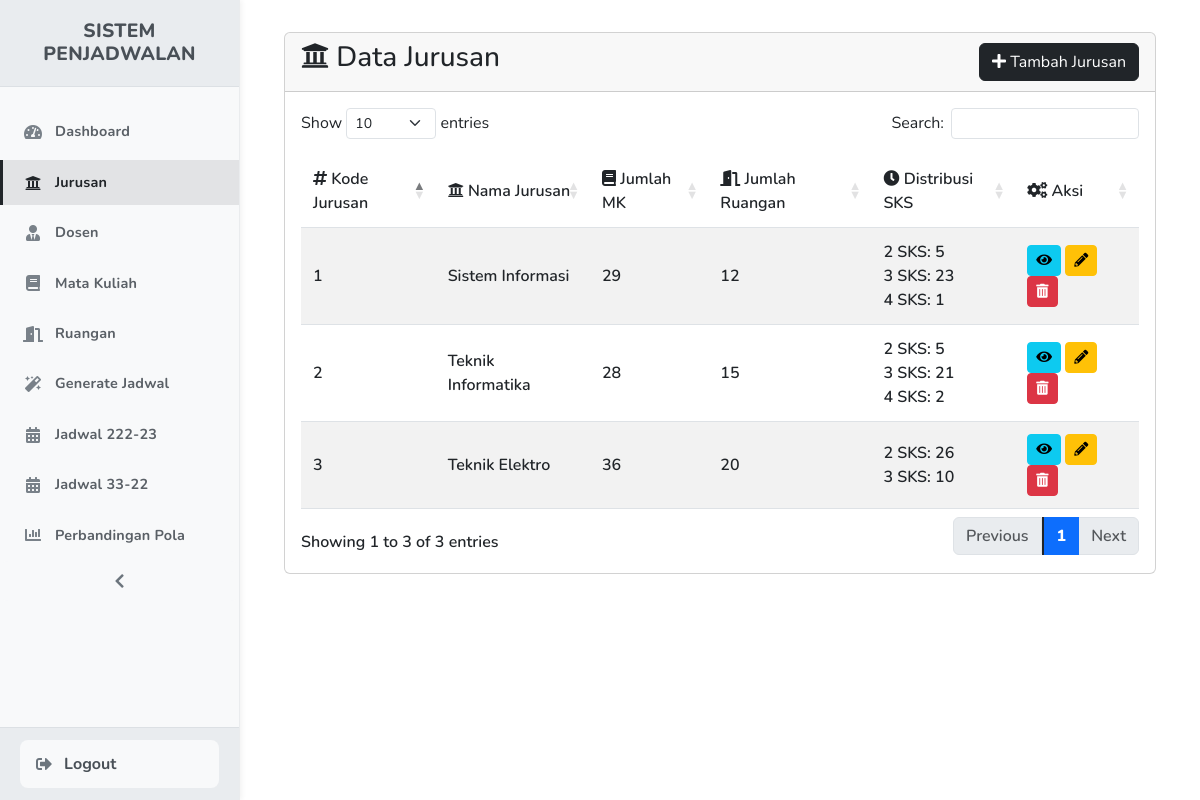
Page /admin/jurusan.php (signed in) on the committed database.
### tables this page shows
CREATE TABLE `jurusan` (
  `kode_jurusan` varchar(10) NOT NULL,
  `nama_jurusan` varchar(100) NOT NULL
);

### admin/jurusan.php (the view, shortened to what this page needs)
<?php
require_once 'config/database.php';
$sql = "SELECT j.*,
        (SELECT COUNT(*) FROM mata_kuliah WHERE kode_jurusan = j.kode_jurusan) as jumlah_mk,
        (SELECT COUNT(*) FROM ruangan WHERE kode_jurusan = j.kode_jurusan) as jumlah_ruangan
        FROM jurusan j
        ORDER BY j.kode_jurusan";
$result = mysqli_query($conn, $sql);
$sks_distributions = [];
while ($row = mysqli_fetch_assoc($result)) {
    $kode_jurusan = $row['kode_jurusan'];
    $sks_query = "SELECT sks, COUNT(*) as jumlah
                  FROM mata_kuliah
                  WHERE kode_jurusan = ?
                  GROUP BY sks
                  ORDER BY sks";
    $stmt = mysqli_prepare($conn, $sks_query);
    mysqli_stmt_bind_param($stmt, "s", $kode_jurusan);
    mysqli_stmt_execute($stmt);
    $sks_result = mysqli_stmt_get_result($stmt);
    $distribution = [];
    while ($sks_row = mysqli_fetch_assoc($sks_result)) {
        $distribution[] = $sks_row['sks'] . " SKS: " . $sks_row['jumlah'];
    }
    $sks_distributions[$kode_jurusan] = implode("<br>", $distribution);
}
mysqli_data_seek($result, 0);
?>
<!DOCTYPE html>
<html lang="id">
<head>
    <link href="https://cdn.jsdelivr.net/npm/bootstrap@5.3.0/dist/css/bootstrap.min.css" rel="stylesheet">
    <link href="https://cdnjs.cloudflare.com/ajax/libs/font-awesome/6.0.0/css/all.min.css" rel="stylesheet">
    <link rel="stylesheet" href="assets/css/sidebar.css">
    <link rel="stylesheet" href="https://cdn.datatables.net/1.13.7/css/dataTables.bootstrap5.min.css">
    <link rel="stylesheet" href="https://cdn.datatables.net/responsive/2.5.0/css/responsive.bootstrap5.min.css">
    <link rel="stylesheet" href="https://cdn.jsdelivr.net/npm/sweetalert2@11.7.32/dist/sweetalert2.min.css">
    <link href="https://cdn.jsdelivr.net/npm/select2-bootstrap-5-theme@1.3.0/dist/select2-bootstrap-5-theme.min.css" rel="stylesheet" />
    <link rel="stylesheet" href="assets/css/jurusan.css">
</head>
<body>
    <?php include 'sidebar.php'; ?>
    <div class="main-content">
        <div class="container">
            <div class="row">
                <div class="col-md-12">
                    <div class="card">
                        <div class="card-header d-flex justify-content-between align-items-center">
                            <h3><i class="fas fa-university"></i> Data Jurusan</h3>
                            <button type="button" class="btn btn-dark" data-bs-toggle="modal" data-bs-target="#addModal">
                                <i class="fas fa-plus"></i> Tambah Jurusan
                            </button>
                        </div>
                        <div class="card-body">
                            <div class="table-responsive">
                                <table class="table table-striped" id="jurusanTable">
                                    <thead>
                                        <tr>
                                            <th><i class="fas fa-hashtag"></i> Kode Jurusan</th>
                                            <th><i class="fas fa-university"></i> Nama Jurusan</th>
                                            <th><i class="fas fa-book"></i> Jumlah MK</th>
                                            <th><i class="fas fa-door-open"></i> Jumlah Ruangan</th>
                                            <th><i class="fas fa-clock"></i> Distribusi SKS</th>
                                            <th><i class="fas fa-cogs"></i> Aksi</th>
                                        </tr>
                                    </thead>
                                    <tbody>
                                        <?php
                                        while ($row = mysqli_fetch_assoc($result)) {
                                            echo "<tr>";
                                            echo "<td>" . $row['kode_jurusan'] . "</td>";
                                            echo "<td>" . $row['nama_jurusan'] . "</td>";
                                            echo "<td>" . $row['jumlah_mk'] . "</td>";
                                            echo "<td>" . $row['jumlah_ruangan'] . "</td>";
                                            echo "<td>" . (isset($sks_distributions[$row['kode_jurusan']]) ? $sks_distributions[$row['kode_jurusan']] : '-') . "</td>";
                                            echo "<td>
                                                    <button type='button' class='btn btn-info btn-sm view-btn'
                                                            data-kode='" . $row['kode_jurusan'] . "'
                                                            data-nama='" . $row['nama_jurusan'] . "'
                                                            data-mk='" . $row['jumlah_mk'] . "'
                                                            data-ruangan='" . $row['jumlah_ruangan'] . "'
                                                            title='Lihat Detail'>
                                                        <i class='fas fa-eye'></i>
                                                    </button>
                                                    <button type='button' class='btn btn-warning btn-sm edit-btn'
                                                            data-kode='" . $row['kode_jurusan'] . "'
                                                            data-nama='" . $row['nama_jurusan'] . "'
                                                            title='Edit Data'>
                                                        <i class='fas fa-pencil-alt'></i>
                                                    </button>
                                                    <button type='button' class='btn btn-danger btn-sm delete-btn'
                                                            data-kode='" . $row['kode_jurusan'] . "'
                                                            title='Hapus Data'>
                                                        <i class='fas fa-trash-alt'></i>
                                                    </button>
                                                </td>";
                                            echo "</tr>";
                                        }
                                        ?>
                                    </tbody>
                                </table>
                            </div>
                        </div>
                    </div>
                </div>
            </div>
        </div>
    </div>
</body>
</html>

### admin/assets/css/sidebar.css (style rules this page uses)
* { font-family: 'Nunito', sans-serif; margin: 0; padding: 0; box-sizing: border-box; }
:root { --primary-color: #f8f9fa; --secondary-color: #e9ecef; --accent-color: #6c757d; --text-color: #495057; --hover-color: rgba(108, 117, 125, 0.1); --active-color: rgba(33, 37, 41, 0.1); --divider-color: rgba(108, 117, 125, 0.1); --shadow-color: rgba(0, 0, 0, 0.05); --sidebar-width: 240px; --sidebar-width-mobile: 60px; --active-text-color: #212529; }
.main-content { margin-left: var(--sidebar-width); padding: 2rem; min-height: 100vh; background: #fff; transition: all 0.2s ease; font-family: 'Nunito', sans-serif; font-weight: 600; }

### admin/assets/css/jurusan.css (style rules this page uses)
.table th { font-weight: 600 !important; }
.table td, .table th { padding: 0.75rem !important; vertical-align: middle !important; }

### rows in the picture
jurusan: kode_jurusan "1", nama_jurusan "Sistem Informasi", jumlah_mk "29", jumlah_ruangan "12", distribution "2 SKS: 5 3 SKS: 23 4 SKS: 1"
jurusan: kode_jurusan "2", nama_jurusan "Teknik Informatika", jumlah_mk "28", jumlah_ruangan "15", distribution "2 SKS: 5 3 SKS: 21 4 SKS: 2"
jurusan: kode_jurusan "3", nama_jurusan "Teknik Elektro", jumlah_mk "36", jumlah_ruangan "20", distribution "2 SKS: 26 3 SKS: 10"
